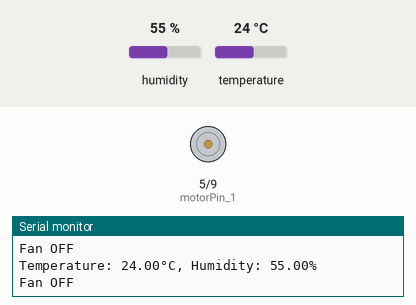
This sketch was run on a simulated Arduino Uno, built with avr-gcc and run on an emulated ATmega328P. Parts: motor-driver pin pairs drawn as motors (green arrow = first pin HIGH = forward, orange = second pin HIGH = backward, longer = more drive), the last lines printed to the serial monitor. The inputs (shaded band) are chosen by the test bench; at power-on: humidity 55 %, temperature 24 °C.

Above: at 2.8 s.
2.9 s: humidity set to 68 %
5.6 s: humidity set to 71 %
At 6.7 s:
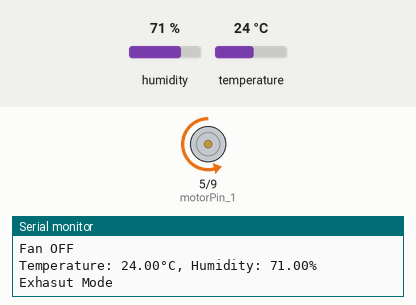
8.3 s: temperature set to 26 °C
At 11.3 s:
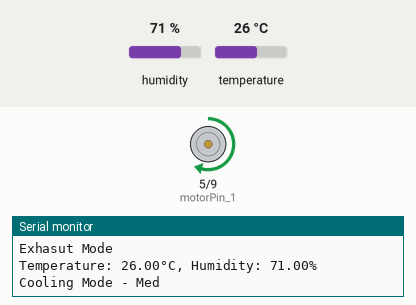
11.6 s: temperature set to 28 °C
14.3 s: temperature set to 31 °C
At 17.6 s:
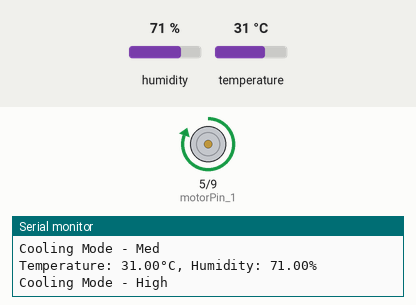
Timing chart, 0 to 18.7 s (numbered marks = the images above; inputs shaded):
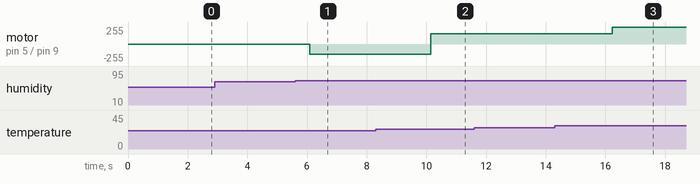

Measured:
- the behaviour switches between 69 and 70 % on humidity (found by bisection; images 0 and 1)
- the behaviour switches between 24 and 25 °C on temperature (found by bisection; images 1 and 2)
- the behaviour switches between 29 and 30 °C on temperature (found by bisection; images 2 and 3)
- after the input at 5.6 s, motor on pin 5 (motorPin_1) / pin 9 (motorPin_2): stopped → backward 153/255 after 0.50 s
- after the input at 8.3 s, motor on pin 5 (motorPin_1) / pin 9 (motorPin_2): backward 153/255 → forward 153/255 after 1.8 s
- after the input at 14.3 s, motor on pin 5 (motorPin_1) / pin 9 (motorPin_2): forward 153/255 → forward 255/255 after 1.9 s

The sketch:

auto_fan_cooling.ino
```cpp
#include <DHT.h>

int dhtPin = 2;
int dhtType = DHT11;
DHT dht(dhtPin, dhtType);
float humi;
float temp;
int motorPin_1 = 5; // DRV8833 IN1
int motorPin_2 = 9; // DRV8833 IN2

int tempThs_1 = 25;  // medium warm
int tempThs_2 = 30;  // very warm
int humiThs = 70;

void setup()
{
    // put your setup code here, to run once:
    Serial.begin(9600);
    dht.begin();
    pinMode(motorPin_1, OUTPUT);
    pinMode(motorPin_2, OUTPUT);
}

void loop()
{
    // put your main code here, to run repeatedly:
    humi = dht.readHumidity();
    temp = dht.readTemperature(); // Celsius
    Serial.print("Temperature: ");
    Serial.print(temp);
    Serial.print("°C, Humidity: ");
    Serial.print(humi);
    Serial.println("%");
    if (temp < tempThs_1  && humi < humiThs)
    {
        analogWrite(motorPin_1, 0);
        analogWrite(motorPin_2, 0); // stop motor: both inputs LOW
        Serial.println("Fan OFF");
    }
    else if (temp < tempThs_1  && humi >= humiThs)
    {
        analogWrite(motorPin_1, 0);
        analogWrite(motorPin_2, 153); // half speed exhaust fan
        Serial.println("Exhasut Mode");
    }

    else if (temp < tempThs_2)
    {
        analogWrite(motorPin_1, 153);
        analogWrite(motorPin_2, 0);  // hlaf speed cooling fan
        Serial.println("Cooling Mode - Med");
    }
    else
    {
        analogWrite(motorPin_1, 255);
        analogWrite(motorPin_2, 0);  // full speed cooling fan
        Serial.println("Cooling Mode - High");
    }
    delay(2000);  // DHT11 sensor can only be read every 2 seconds
}
```
